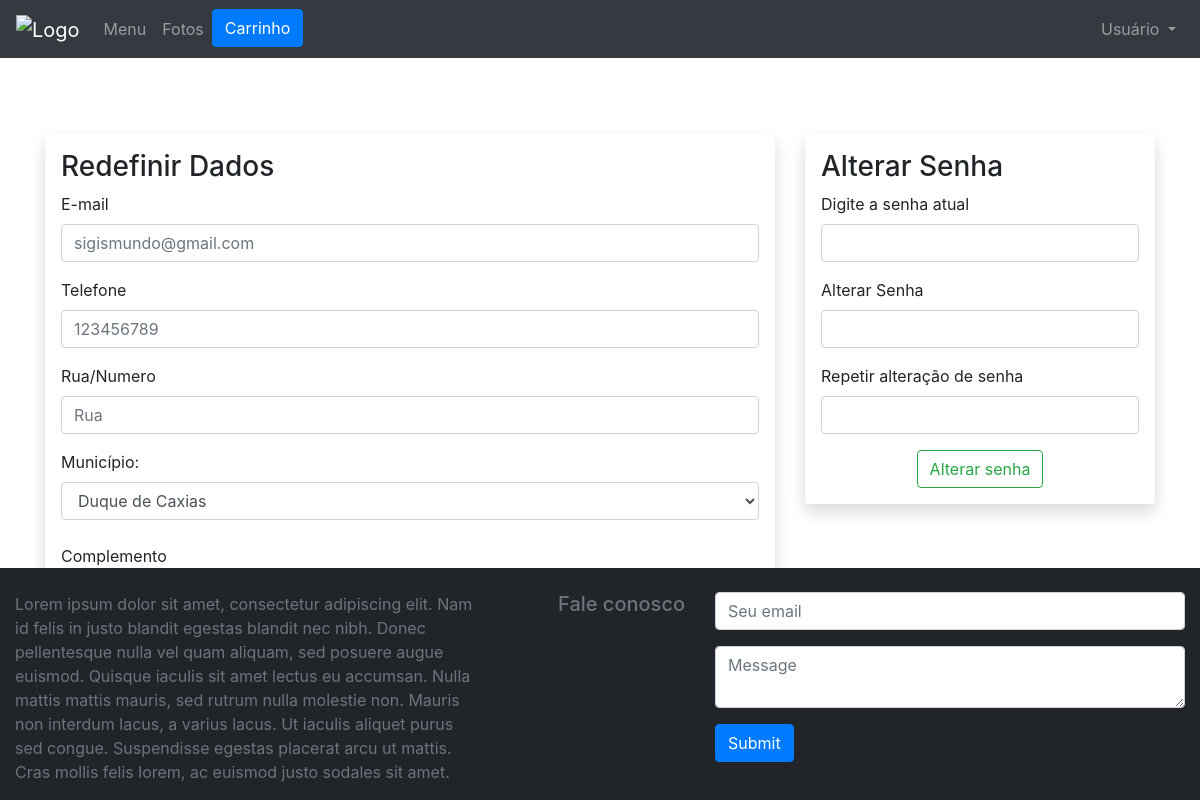
/PagUsuario/EditarView.php (signed in), run on the app's committed database.
### tables this page shows
create table usuario (

    id int AUTO_INCREMENT,
    nome varchar (80),
    data_nasc date,
    email varchar (125),
    telefone varchar (11),
    cpf varchar (11),
    logi varchar (10),
    senha varchar (100),
    Rua varchar (120),
    Municipio varchar (30),
    Complemento varchar (50),
    adm boolean,
    primary key (id)
);

### PagUsuario/UsuarioModel.php (called while the page is built, shortened)
<?php
function PegarDados($login){
    $con = CriarConexao();
    $consulta = $con->prepare("SELECT * FROM usuario WHERE email = :login or logi = :login");
    $consulta->bindValue(':login', $login);
    $consulta->execute();
    $dados = $consulta->fetch();
    return $dados;
}
?>

### PagUsuario/PerfilCtrl.php (called while the page is built, shortened)
<?php
require_once("UsuarioModel.php");
function PegardadosCtrl($login) {
    return $dados = Pegardados($login);
}
?>

### PagUsuario/EditarView.php (the view, shortened to what this page needs)
<?php
  if(!isset($_SESSION["logi"])){
    header("location: ../Login/LoginView.php");
    exit();
  }
  else{
    $login = $_SESSION["logi"];
  }
?>
<!doctype html>
<html>
  <head>
  <link rel="stylesheet" href="../Estilo/Perfil.css">
  <link rel ="stylesheet" href ="../Estilo/bootstrap-4.1.3-dist/css/bootstrap.min.css">
  </head>
  <body>
  <nav class="navbar navbar-expand-sm bg-dark navbar-dark fixed-top">
  <a class="navbar-brand" href="#">
          <img src="bird.jpg" alt="Logo" style="width:40px;">
  </a>
  <div class="collapse navbar-collapse" id="collapsibleNavbar">
  <ul class="navbar-nav">
    <li class="nav-item dropdown">
      <a class="nav-link" href="../Inicial/index.php">Menu</a>
    </li>
    <li class="nav-item">
          <a class="nav-link" href="../Fotos/pagfotosView.php">Fotos</a>
    </li>
        <li class="nav-item">
          <a href="#" class="btn btn-primary" data-toggle="popover" data-popover-content="#a1" data-placement="top">Carrinho</a>
        </li>
      </ul>
    </div>
    <div class ="collapse navbar-collapse" id="collapsibleNavbar">
      <ul class ="navbar-nav ml-auto">
      <li class="nav-item dropdown">
        <a class="nav-link dropdown-toggle ml-auto" href="#" id="navbardrop" data-toggle="dropdown">
          Usuário
        </a>
      </li>
      </ul>
      </div>
  </nav>
  <div class="container" style="margin-top: 110px">
    <br>
  <div class="row">
  <div class="col-8">
  <div class="shadow p-3 mb-5 bg-white rounded">
  <?php
    require_once("PerfilCtrl.php");
    $dados = PegardadosCtrl($login);
  ?>
  <form method="POST" action="EditarCtrl.php">
  <h1>Redefinir Dados</h1>
  <div class="form-group">
  <label for ="email"> E-mail </label>
  <input type ="email" class="form-control" name= "email" id= "email" maxlength="125" pattern="[a-z0-9._%+-]+@[a-z0-9.-]+\.[a-z]{2,4}$" placeholder= <?php echo $dados['email']; ?>>
  </div>
  <div class="form-group">
  <label for ="telefone"> Telefone </label>
  <input type ="text" class="form-control" name ="telefone" id= "telefone" minlength= "11" maxlength="11" onkeypress="return numeros();" placeholder= <?php echo $dados['telefone']; ?>>
  </div>
  <div class="form-group">
  <label for ="Rua"> Rua/Numero </label>
  <input type ="text" class="form-control" name ="Rua" id="Rua" minlength="5" maxlength="320" onkeypress="return local();" placeholder= <?php echo $dados['Rua']; ?>>
  </div>
  <label for="municipio">Município:</label>
    <select name="municipio" id="municipio" class="form-control">
    <option value="" disabled selected><?php echo $dados['Municipio'];?></option>
    <select><br>
  <div class="form-group">
  <label for ="complemento"> Complemento </label>
  </div>
  <br>
  <center>
  <a class="btn btn-outline-danger" href="PerfilView.php">Voltar</a>
  </center>
  </form>
  </div>
  </div>
  <div class="col-sm">
  <div class="shadow p-3 mb-5 bg-white rounded">
  <form method="POST" action="SenhaCtrl.php">
  <h1>Alterar Senha</h1>
  <div class ="form-group">
  <label for ="senhaA"> Digite a senha atual </label>
  <input type ="password" class="form-control" name ="senhaA" id="senhaA" minlength="7" maxlength="100" onkeypress="return SenhaLogin();">
  </div>
  <div class="form-group">
  <label for ="senha"> Alterar Senha </label>
  <input type ="password" class="form-control" name="senha" id="senha" minlength="7" maxlength="100" onkeypress="return SenhaLogin();">
  </div>
  <div class ="form-group">
  <label for ="Csenha"> Repetir alteração de senha </label>
  <input type ="password" class ="form-control" name="Csenha" id="Csenha" minlength="7" maxlength="100" onkeypress ="return SenhaLogin();">
  </div>
  <center>
  <input type= "submit" class= "btn btn-outline-success" value= "Alterar senha">
  </center>
  </form>
  </div>
  </div>
  </div></div>
  <footer class="page-footer pt-4">
      <div class="container-fluid">
        <div class="row">
          <div class="col-md-5">
          <p>Lorem ipsum dolor sit amet, consectetur adipiscing elit. Nam id felis in justo blandit egestas blandit nec nibh. Donec pellentesque nulla vel quam aliquam, sed posuere augue euismod. Quisque iaculis sit amet lectus eu accumsan. Nulla mattis mattis mauris, sed rutrum nulla molestie non. Mauris non interdum lacus, a varius lacus. Ut iaculis aliquet purus sed congue. Suspendisse egestas placerat arcu ut mattis. Cras mollis felis lorem, ac euismod justo sodales sit amet.</p>
          </div>
          <div class="col-md-2">
                <h5 class="text-md-right">Fale conosco</h5>
                <hr>
            </div>
            <div class="col-md-5">
                <form method="POST" action="../Funcoes/ContatoCtrl.php">
                    <fieldset class="form-group">
                        <input type="email" class="form-control" name="email" id="email" placeholder="Seu email" pattern="[a-z0-9._%+-]+@[a-z0-9.-]+\.[a-z]{2,4}$" required>
                    </fieldset>
                    <fieldset class="form-group">
                        <textarea class="form-control" name="mensagem" id="mensagem" placeholder="Message" required></textarea>
                    </fieldset>
                    <fieldset class="form-group text-xs-right">
                        <input type ="submit" class="btn btn-primary">
                    </fieldset>
                </form>
            </div>
        </div>
      </div>
  </footer>
  </body>
</html>

### Estilo/Perfil.css (style rules this page uses)
.container h1 { font-size:28px; }

### PagUsuario/EditarView.php (style rules this page uses)
footer { position:absolute; bottom:0; width:100%; background-color: #212529; color: #6c757d; }

### data on the page
usuario: email "sigismundo@gmail.com", telefone "123456789", municipio "Duque de Caxias"
